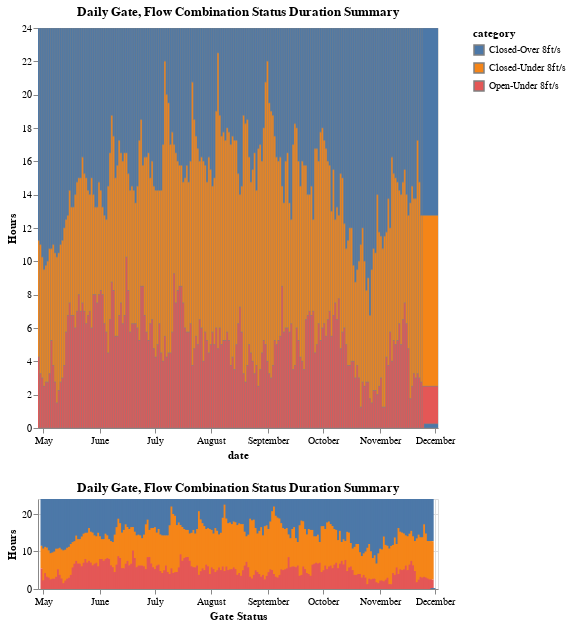

Notebook code cell kept with this figure:
### Code cell
unique_dates = full_merged_df['date'].unique()

avg_line_velocity = alt.Chart(avg_daily_velocity).mark_rule(strokeWidth=2, color='red', strokeDash=[5, 5]).encode(
    y=alt.Y('time_unit:Q'),
    detail='Velocity_Category:N',
    tooltip=alt.Tooltip('time_unit:Q',  format=".2f")  
)
avg_line_gate = alt.Chart(avg_daily_gate).mark_rule(strokeWidth=4, color='red', strokeDash=[5, 5]).encode(
    y=alt.Y('time_unit:Q'),
    detail='gate_status:N',
    # alt.Tooltip('GLC:Q', title= "Velocity (ft/s)", format=".2f")
    tooltip=alt.Tooltip('time_unit:Q',  format=".2f")  # Static tooltip for the rule line
    ).interactive()

summary_stats_vel = (full_merged_df.groupby(["week", "date", "Velocity_Category"]).
    agg(
        total_velocity_duration = ("time_unit", "sum")
    )).reset_index()
# print(summary_stats_vel.head())
summary_stats_gate_status = (full_merged_df.groupby(["week", "date", "gate_status"]).
    agg(
        total_gate_duration = ("time_unit", "sum")
    )).reset_index()
print(summary_stats_gate_status.head())

summary_stats_combo = (full_merged_df.groupby(["week", "date", "gate_status", "Velocity_Category"]).
    agg(
        total_duration = ("time_unit", "sum")
    )).reset_index()
print(summary_stats_combo.head())

unique_weeks = list(full_merged_df.week.unique())
week_dropdown = alt.binding_select(options=unique_weeks, name="Select Week:")
week_selection = alt.selection_single(fields=["week"], bind=week_dropdown, empty = "none")


brush = alt.selection_interval(encodings=['x'], mark=alt.BrushConfig(stroke="cyan", strokeOpacity=1))

# Create the bar graph
base_vel = alt.Chart(summary_stats_vel, width=400, height=400).mark_bar(color="green").encode(
        x=alt.X("date:T", title="Velocity Category"),
        y=alt.Y("total_velocity_duration:Q", title="Hours"),
        # color="Velocity_Category:N",
        color=alt.condition(brush, 'Velocity_Category:N', alt.value('lightgray')),
        # column="Velocity_Category:N",
        tooltip=["date:T", "Velocity_Category:N", "total_velocity_duration:Q"],
# ).add_selection(week_selection
).properties(
    title="Daily Velocity Over/Under 8 ft/s Duration Summary"
)
upper_vel = base_vel.mark_bar(width=alt.RelativeBandSize(0.7)).encode(
    alt.X('date:T').scale(domain=brush)
)
lower_vel = base_vel.properties(
    height=90
).add_params(brush)
vel_bar_chart = upper_vel & lower_vel
# vel_chart_with_avg = vel_bar_chart + avg_line_velocity
base_gate = alt.Chart(summary_stats_gate_status, width=400, height=400).mark_bar(
    color="steelblue",
    # width=alt.RelativeBandSize(0.7)
).encode(
    x=alt.X("date:T", title="Gate Status"), 
    y=alt.Y("total_gate_duration:Q", title="Hours"),
    color=alt.condition(brush, 'gate_status:N', alt.value('lightgray')),
    tooltip=["date:T","gate_status:N", "total_gate_duration:Q"]
).properties(
    title="Daily Gate Status Duration Summary"
)
# gate_bar_chart = alt.Chart(summary_stats_dgl).mark_bar(color="steelblue").encode(
#         x=alt.X("date", title="Gate Status",axis=alt.Axis()),
#         y=alt.Y("total_gate_duration:Q", title="Hours"),
#         color="DGL:N",
#         # column="DGL:N",
#         tooltip=["DGL:N", "total_gate_duration:Q"],
# # ).add_selection(week_selection
# ).properties(
#     title="Weekly Gate Status Duration Summary", width=200, height=400
# )

upper_gate = base_gate.mark_bar(width=alt.RelativeBandSize(0.7), stroke='grey', strokeWidth=0.5).encode(
    alt.X('date:T').scale(domain=brush)
)
lower_gate = base_gate.properties(
    height=90
).add_params(brush)

gate_bar_chart = upper_gate & lower_gate
# gate_chart_with_avg = gate_bar_chart + avg_line_gate
combined_bar_charts = alt.hconcat(
    gate_bar_chart,
    vel_bar_chart 
)


# combined_bar_charts

base_combo = alt.Chart(summary_stats_combo, width=400, height=400).mark_bar(
    color="steelblue",
    # width=alt.RelativeBandSize(0.7)
).transform_calculate(
    category="datum.gate_status + '-' + datum.Velocity_Category"
).encode(
    x=alt.X("date:T", title="Gate Status"), 
    y=alt.Y("total_duration:Q", title="Hours"),
    color=alt.condition(brush, 'category:N', alt.value('lightgray')),
    tooltip=["date:T","gate_status:N", "total_duration:Q", "Velocity_Category:N"]
).properties(
    title="Daily Gate, Flow Combination Status Duration Summary"
)
upper_combo = base_combo.mark_bar(width=alt.RelativeBandSize(0.7), stroke='grey', strokeWidth=0.5).encode(
    alt.X('date:T').scale(domain=brush)
)
lower_combo = base_combo.properties(
    height=90
).add_params(brush)
combo_bar_chart = upper_combo & lower_combo
combo_bar_chart
#create weekly time series with bars
#eventually will have a 100 year time series
#whats the day thats the most above 8/fts
#look at daily variability/similarity over the entire summer (stacked bar) 
#gate open = low flow
#gate close = high flow (water pushed to passage)

### Figure 1 — Vega-Lite specification as saved in the notebook (floating-point values rounded to 4 significant figures; data arrays with more than 128 entries replaced by an {"elided": "..."} marker saying what was removed)
{"config": {"view": {"continuousWidth": 300, "continuousHeight": 300}}, "vconcat": [{"mark": {"type": "bar", "stroke": "grey", "strokeWidth": 0.5, "width": {"band": 0.7}}, "encoding": {"color": {"condition": {"param": "param_9", "field": "category", "type": "nominal"}, "value": "lightgray"}, "tooltip": [{"field": "date", "type": "temporal"}, {"field": "gate_status", "type": "nominal"}, {"field": "total_duration", "type": "quantitative"}, {"field": "Velocity_Category", "type": "nominal"}], "x": {"field": "date", "scale": {"domain": {"param": "param_9"}}, "type": "temporal"}, "y": {"field": "total_duration", "title": "Hours", "type": "quantitative"}}, "height": 400, "title": "Daily Gate, Flow Combination Status Duration Summary", "transform": [{"calculate": "datum.gate_status + '-' + datum.Velocity_Category", "as": "category"}], "width": 400}, {"mark": {"type": "bar", "color": "steelblue"}, "encoding": {"color": {"condition": {"param": "param_9", "field": "category", "type": "nominal"}, "value": "lightgray"}, "tooltip": [{"field": "date", "type": "temporal"}, {"field": "gate_status", "type": "nominal"}, {"field": "total_duration", "type": "quantitative"}, {"field": "Velocity_Category", "type": "nominal"}], "x": {"field": "date", "title": "Gate Status", "type": "temporal"}, "y": {"field": "total_duration", "title": "Hours", "type": "quantitative"}}, "height": 90, "name": "view_9", "title": "Daily Gate, Flow Combination Status Duration Summary", "transform": [{"calculate": "datum.gate_status + '-' + datum.Velocity_Category", "as": "category"}], "width": 400}], "data": {"name": "data-b574db533714b2866736cd403ff88974"}, "params": [{"name": "param_9", "select": {"type": "interval", "encodings": ["x"], "mark": {"stroke": "cyan", "strokeOpacity": 1}}, "views": ["view_9"]}], "$schema": "https://vega.github.io/schema/vega-lite/v5.20.1.json", "datasets": {"data-b574db533714b2866736cd403ff88974": {"elided": "640 records"}}}
